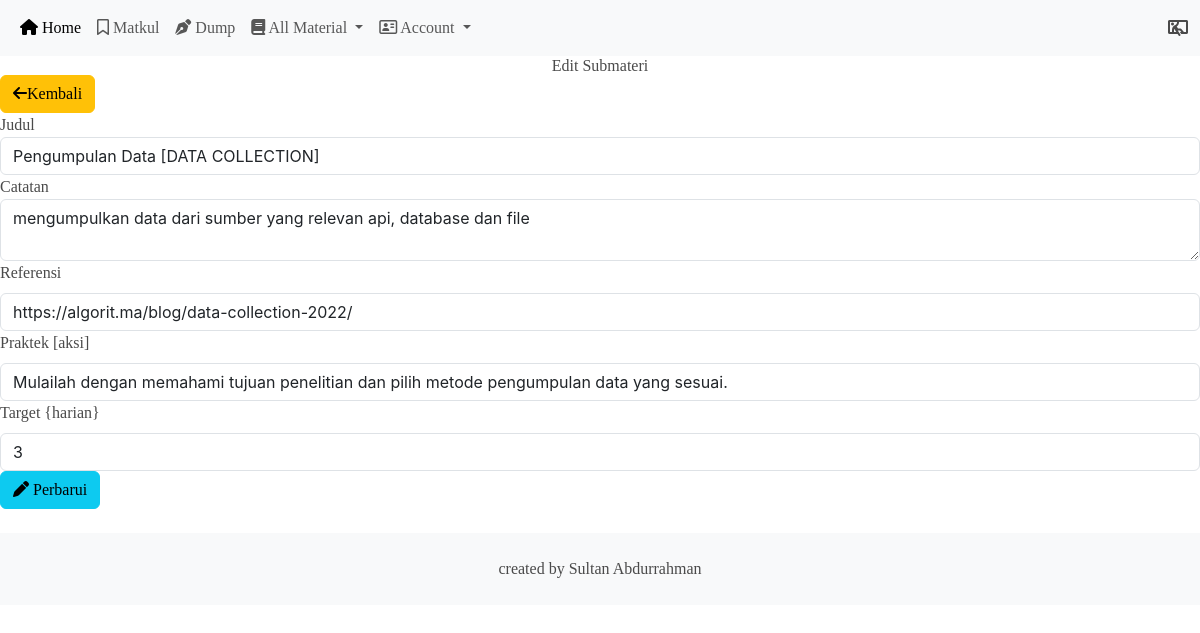
/dashboard/user/editSubmateri.php?id=18 (signed in), run on the app's committed database.
### tables this page shows
CREATE TABLE IF NOT EXISTS `submateri` (
  `id` int(11) NOT NULL AUTO_INCREMENT,
  `judul` varchar(400) DEFAULT NULL,
  `catatan` varchar(2000) DEFAULT NULL,
  `progres` enum('bisa','hampir','belum bisa') DEFAULT NULL,
  `referensi` varchar(500) DEFAULT NULL,
  `praktek` varchar(300) DEFAULT NULL,
  `id_materi` int(11) DEFAULT NULL,
  `target` int(11) DEFAULT NULL,
  PRIMARY KEY (`id`),
  KEY `submateri_ibfk_1` (`id_materi`)
);

### dashboard/user/editSubmateri.php (the view, shortened to what this page needs)
<?php
include '../../config/koneksi.php';
$id = $_GET['id'];
$query = "SELECT * FROM submateri WHERE id = $id";
$result = mysqli_query($conn, $query);
$submateri = mysqli_fetch_assoc($result);
include '../../layout/header.php';
?>
<main>
  <h2 class="text-center">Edit Submateri</h2>
  <a href="submateri.php?id_materi=<?= $submateri['id_materi'] ?>" class="btn btn-warning"><i class="bi bi-arrow-left fa fa-arrow-left"></i>Kembali</a>
  <form method="POST">
    <div class="form-group">
      <label for="judul">Judul</label>
      <input type="text" class="form-control" id="judul" name="judul" value="<?php echo $submateri['judul']; ?>" required>
    </div>
    <div class="form-group">
      <label for="catatan">Catatan</label>
      <textarea class="form-control" name="catatan" id="catatan"><?= $submateri['catatan'] ?></textarea>
    </div>
    <div class="form-group">
      <label for="referensi" class="form-label">Referensi</label>
      <input type="text" class="form-control" id="referensi" name="referensi" value="<?= $submateri['referensi'] ?>">
    </div>
    <div class="form-group">
      <label for="praktek" class="form-label">Praktek [aksi]</label>
      <input type="text" class="form-control" id="praktek" name="praktek" value="<?= $submateri['praktek'] ?>">
    </div>
    <div class="form-group">
      <label for="target" class="form-label">Target {harian}</label>
      <input type="number" class="form-control" id="target" name="target" value="<?= $submateri['target'] ?>">
    </div>
    <button type="submit" onclick="save(event)" class="btn btn-info"><i class="fa-solid fa-pen"></i> Perbarui</button>
  </form>
</main>
<?php include '../../layout/footer.php'; ?>

### layout/header.php (style rules this page uses)
body { font-family: 'Playfair Display', serif; font-weight: 400; }

### data on the page
submateri: judul "Pengumpulan Data [DATA COLLECTION]", catatan "mengumpulkan data dari sumber yang relevan api, database dan file", referensi "https://algorit.ma/blog/data-collection-2022/", praktek "Mulailah dengan memahami tujuan penelitian dan pilih metode pengumpulan data yang sesuai.", target "3"
